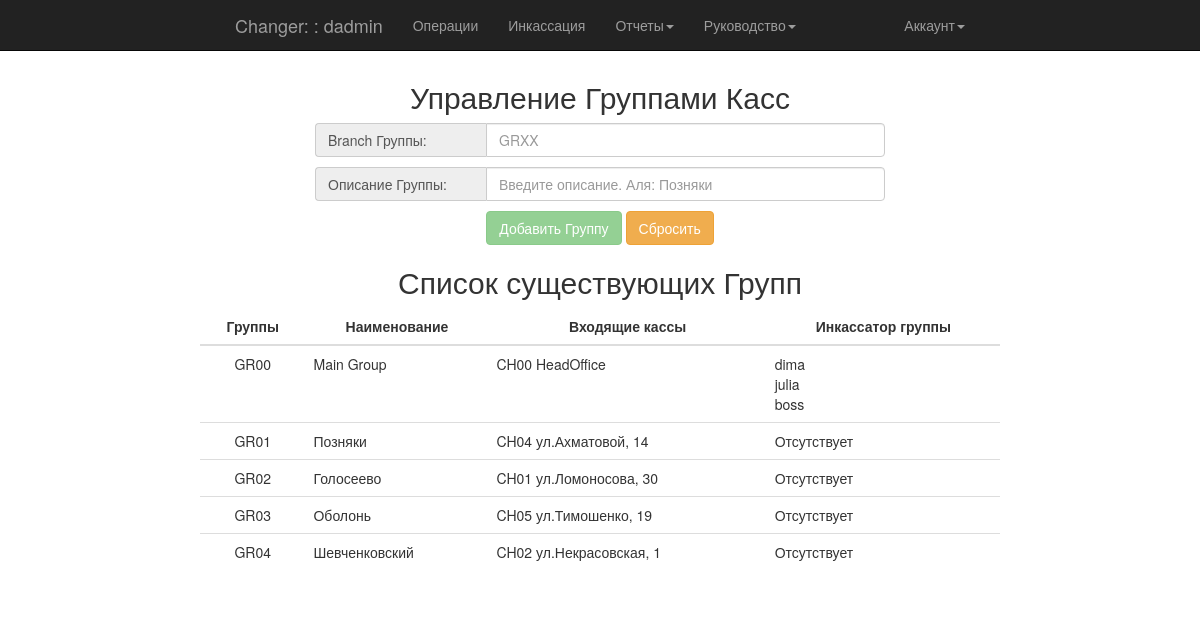
Before: /admin/add_group (signed in) with the older database file.
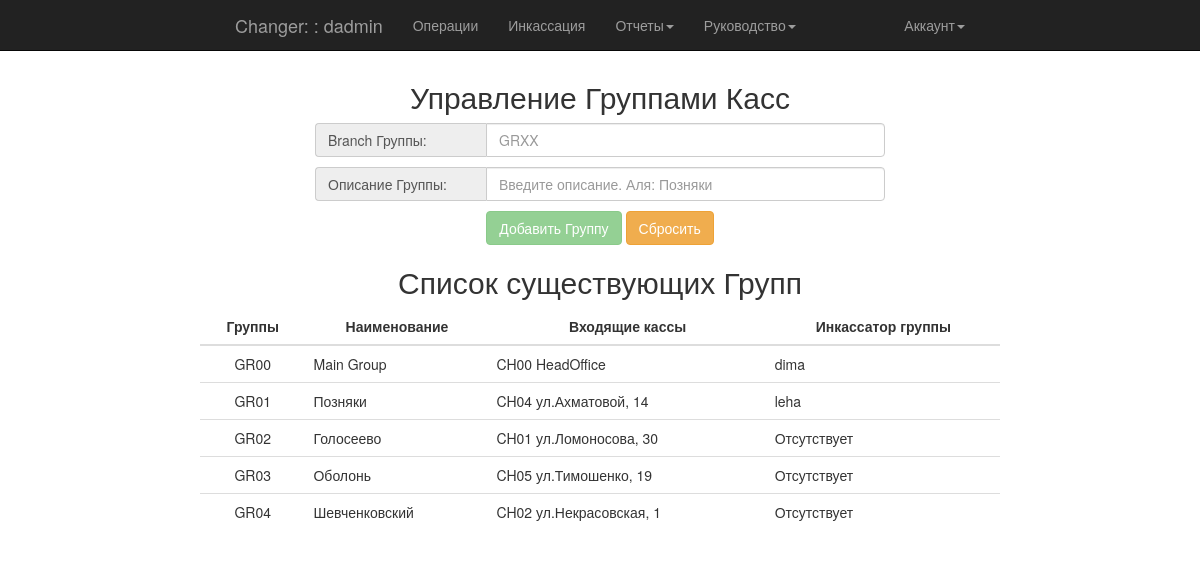
After: the same page with the newer database file.
### app/models.py (models this page shows, shortened)
class GroupOfCashes(db.Model):
    __tablename__ = 'group_cashes'
    id = db.Column(db.Integer, primary_key=True)
    group_branch = db.Column(db.String(8), unique=True)
    group_description = db.Column(db.String(64))
    main = db.Column(db.Boolean, default=False)

class Cashes(db.Model):
    __tablename__ = 'cashes'
    id = db.Column(db.Integer, primary_key=True)
    branch = db.Column(db.String(8))
    address = db.Column(db.String(64))
    member_since = db.Column(db.DateTime(), default=datetime.utcnow)
    status = db.Column(db.Boolean, default=True)
    group_id = db.Column(db.Integer, db.ForeignKey('group_cashes.id'))
    group = db.relationship('GroupOfCashes', backref='cash')
    deals = db.relationship('Deals', backref='cash', lazy='dynamic')
    collections = db.relationship('Collections', backref='cash')
    transactions = db.relationship('Transaction', backref='cash')

class User(UserMixin, db.Model):
    __tablename__ = 'users'
    id = db.Column(db.Integer, primary_key=True)
    username = db.Column(db.String(64), unique=True, index=True)
    password_hash = db.Column(db.String(128))
    member_since = db.Column(db.DateTime(), default=datetime.utcnow)
    last_seen = db.Column(db.DateTime(), default=datetime.utcnow)
    status = db.Column(db.Boolean, default=True)
    role_id = db.Column(db.Integer, db.ForeignKey('roles.id'))
    role = db.relationship('Role', backref='user')
    cash_id = db.Column(db.Integer, db.ForeignKey('cashes.id'))
    cash = db.relationship('Cashes', backref='user')
    group_id = db.Column(db.Integer, db.ForeignKey('group_cashes.id'), default=1)
    group = db.relationship('GroupOfCashes', backref='user')
    deals = db.relationship('Deals', backref='user', lazy='dynamic')
    transactions = db.relationship('Transaction', backref='user', lazy='dynamic')
    collections = db.relationship('Collections', backref='user')
    def can(self, permissions):
        return self.role is not None and (self.role.permissions & permissions) == permissions
    @property
    def password(self):
        raise "Password isn't readable attribute"

### app/admin/views.py (the view, shortened to what this page needs)
@admin.route('/add_group', methods=['GET', 'POST'])
@login_required
@admin_required
def add_group():
    list_group = []
    groups = GroupOfCashes.query.order_by('group_branch').all()
    for g in groups:
        cashes = Cashes.query.filter_by(group=g).all()
        collectors = User.query.filter_by(group=g).all()
        list_group.append((g, cashes, collectors))
    return render_template('admin/add_group.html', list_group=list_group)

### app/main/__init__.py (called while the page is built)
@main.app_context_processor
def inject_permission():
    return dict(Permission=Permission)

### app/models.py (called while the page is built)
@login_manager.user_loader
def load_user(user_id):
    return User.query.get(int(user_id))

### app/templates/admin/add_group.html (shortened to what this page needs)
{% extends "base.html" %}
{% block content %}
    <div class="col-sm-6 col-sm-offset-3 loginpage">
        <p><h2 class="text-center">Управление Группами Касс</h2></p>
        <form method="post">
            <div class="input-group">
                <span class="input-group-addon">Branch Группы:</span>
                <input class="form-control" name="branch" placeholder="GRXX" type="text" required>
            </div>
            <div class="input-group" style="margin-top: 10px">
                <span class="input-group-addon">Описание Группы:</span>
                <input class="form-control" name="description" placeholder="Введите описание. Аля: Позняки" type="text" required>
            </div>
            <div class="row text-center" style="margin-top:10px">
                <button type="submit" class="btn btn-success" disabled>Добавить Группу</button>
                <button type="reset" class="btn btn-warning">Сбросить</button>
            </div>
        </form>
    </div>
    <div class="col-sm-8 col-sm-offset-2">
        <p><h2 class="text-center">Список существующих Групп</h2></p>
        <div class="row">
            <table class="table">
                <thead>
                <tr>
                    <th class="text-center">Группы</th>
                    <th class="text-center">Наименование</th>
                    <th class="text-center">Входящие кассы</th>
                    <th class="text-center">Инкассатор группы</th>
                </tr>
                </thead>
                <tbody>
                {% for g in list_group %}
                    <tr>
                        <td class="text-center">{{ g[0].group_branch }}</td>
                        <td>{{ g[0].group_description }}</td>
                        <td>
                            {% for i in g[1] %}
                                {% if not i.status %}
                                    <span style="text-decoration: line-through; color: #ff0000;">{{ i.branch }} {{ i.address }}</span><span>(closed)</span>
                                    <br>
                                {% else %}
                                    <span>{{ i.branch }} {{ i.address }}</span>
                                {% endif %}
                                <br>
                            {% endfor %}
                        </td>
                        <td>
                            {% if g[2] %}
                                {% for i in g[2] %}
                                    {{ i.username }}
                                    <br>
                                {% endfor %}
                            {% else %}
                                Отсутствует
                            {% endif %}</td>
                    </tr>
                {% endfor %}
                </tbody>
            </table>
        </div>
    </div>
{% endblock %}

Changed rows visible on the page:
changed GroupOfCashes "GR00": loses User (username "julia"); loses User (username "boss")
shown differently, row unchanged: GroupOfCashes "GR01": no longer shows "Отсутствует"
added User: username "leha", shown under GroupOfCashes "GR01"
